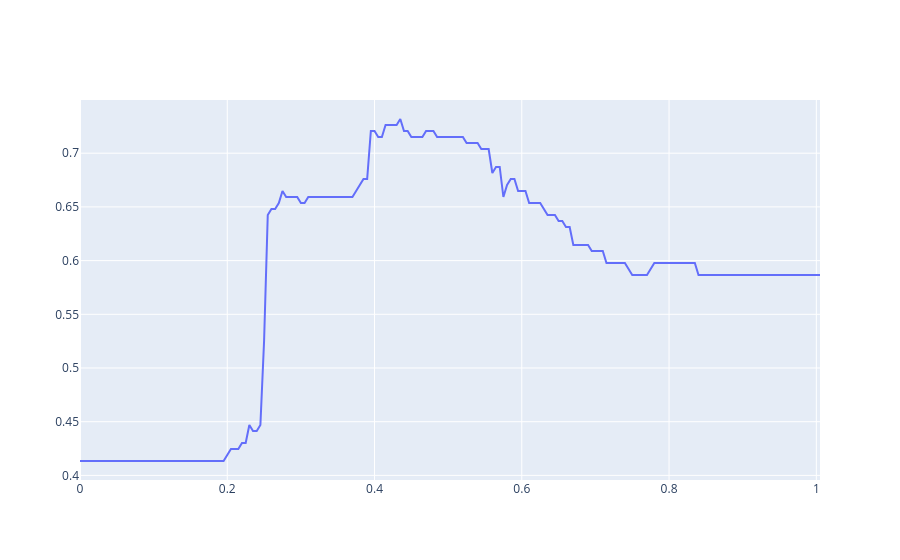

The notebook cell saved with this chart:
### Code cell
import plotly.graph_objects as go

thresholds = np.arange(0, 1.01, 0.005)
accuracies = [np.mean((p >= t) == y_test) for t in thresholds]

fig = go.Figure(data=go.Scatter(x=thresholds, y=accuracies))
fig.show()

### Figure 1 — Plotly figure (JSON) as saved in the notebook; plotly's stock layout.template omitted (floating-point values rounded to 4 significant figures; data arrays with more than 128 entries replaced by an {"elided": "..."} marker saying what was removed)
{"data": [{"type": "scatter", "x": {"elided": "202 float values"}, "y": {"elided": "202 float values"}}], "layout": {}}
